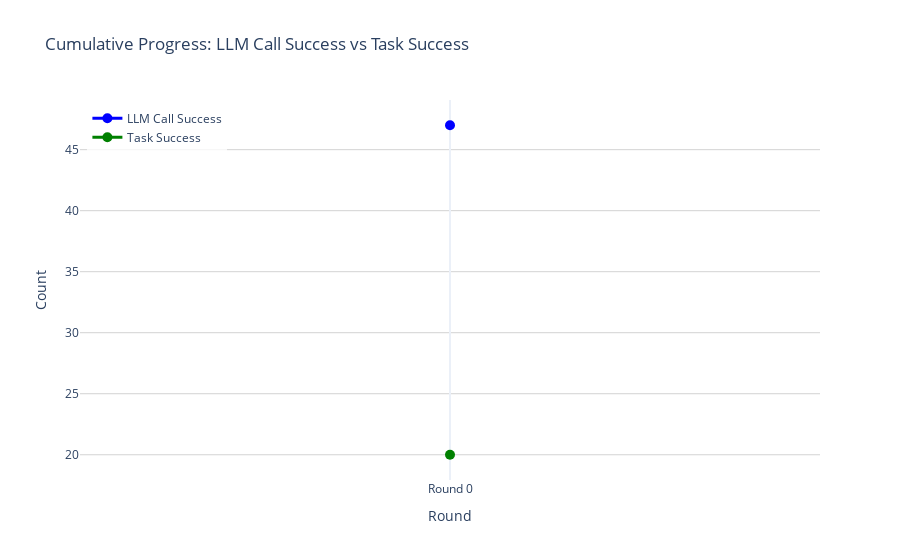
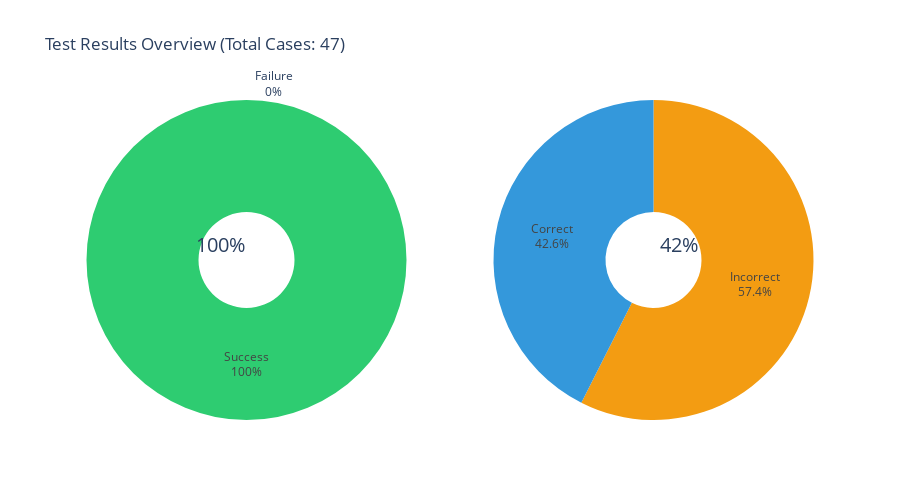
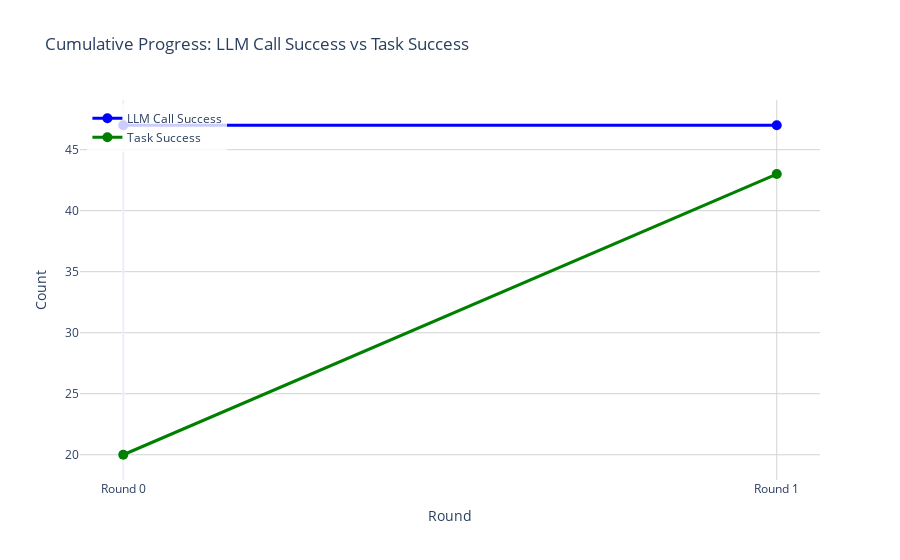
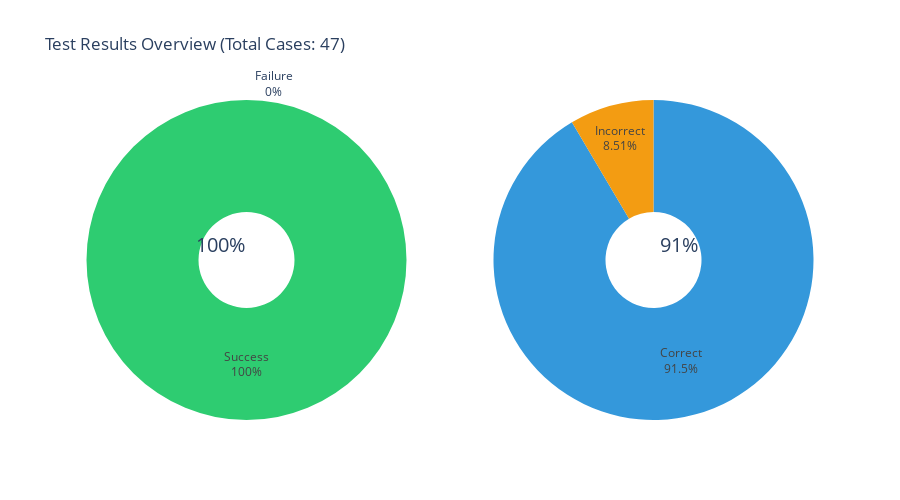

The cell these charts' notebook holds for them, in order:
### Code cell
# Run iterative improvement with optimized PDF caching
MAX_ROUND = 5
round_data_sets = [baseline_result]

print("\n🚀 Starting Optimization Process with PDF Caching")
print("=" * 80)

# Save baseline prompt to file (Round 0)
print("💾 Saving baseline prompt...")
save_prompt_to_file(baseline_result['prompt_template'], 0, results_dir)

# Display PDF cache status
if _pdf_content_cache:
    print(f"📋 PDF Cache Status: {len(_pdf_content_cache)} files cached from baseline")
    print(f"🎯 Cache will be reused for all optimization rounds")
    print(f"⚡ Expected speedup: ~75% faster PDF processing")
else:
    print("📋 No PDF cache available - first run will create cache")

# Plot baseline
print("\n📊 Generating baseline chart...")
fig = plot_cumulative_success(round_data_sets)
timestamp = datetime.now().strftime("%Y%m%d_%H%M%S")
chart_file = os.path.join(results_dir, f"baseline_chart_{timestamp}.html")
fig.write_html(chart_file)
print(f"✅ Baseline chart saved to {chart_file}")
fig.show()

# Show baseline detailed results
print("\n📋 Baseline Detailed Results:")
plot_results_with_details(baseline_result['test_cases'], baseline_result['stats'])

# Optimization rounds with enhanced tracking
for i in range(MAX_ROUND):
    print(f"\n{'='*80}")
    print(f"🔄 OPTIMIZATION ROUND {i+1}/{MAX_ROUND}")
    print(f"{'='*80}")
    
    # Start timer for this round
    round_start_time = time.time()
    
    round_data_set = process_one_round(
        round_data_sets[-1], i, user_prompt_template, system_prompt, target_model_id, results_dir
    )
    round_data_sets.append(round_data_set)
    
    # Calculate round time
    round_time = time.time() - round_start_time
    
    # Enhanced results display
    print(f"\n📊 Round {i+1} Results:")
    print(f"   LLM successful: {round_data_set['stats']['llm_successful']}")
    print(f"   Task successful: {round_data_set['stats']['task_succeed']}")
    print(f"   Accuracy: {round_data_set['stats']['task_succeed'] / round_data_set['stats']['total'] * 100:.1f}%")
    print(f"   Round time: {round_time:.1f} seconds")
    
    # Show cache efficiency
    if 'cached_pdfs' in round_data_set['stats']:
        cached_ratio = round_data_set['stats']['cached_pdfs'] / round_data_set['stats']['total']
        print(f"   PDF Cache efficiency: {cached_ratio:.1%}")
    
    # Calculate improvement
    improvement = round_data_set['stats']['task_succeed'] - baseline_result['stats']['task_succeed']
    improvement_pct = improvement / baseline_result['stats']['total'] * 100
    print(f"   Improvement over baseline: {improvement} cases ({improvement_pct:.1f}%)")
    
    # Show improvement trend
    if i > 0:
        prev_success = round_data_sets[-2]['stats']['task_succeed']
        current_success = round_data_set['stats']['task_succeed']
        round_improvement = current_success - prev_success
        if round_improvement > 0:
            print(f"   📈 Round improvement: +{round_improvement} cases")
        elif round_improvement < 0:
            print(f"   📉 Round change: {round_improvement} cases")
        else:
            print(f"   ➡️  No change from previous round")
    
    # Plot progress
    print(f"\n📈 Updating progress chart...")
    fig = plot_cumulative_success(round_data_sets)
    chart_file = os.path.join(results_dir, f"progress_round_{i+1}_{timestamp}.html")
    fig.write_html(chart_file)
    print(f"✅ Progress chart saved to {chart_file}")
    fig.show()
    
    # Show detailed results for this round
    print(f"\n📋 Round {i+1} Detailed Results:")
    plot_results_with_details(round_data_set['test_cases'], round_data_set['stats'])
    
    # Add separator between rounds
    if i < MAX_ROUND - 1:
        print("\n⏳ Preparing for next round...")
        time.sleep(1)  # Brief pause between rounds

# Final comprehensive comparison
final_result = round_data_sets[-1]
print(f"\n{'='*80}")
print(f"🎯 FINAL RESULTS COMPARISON")
print(f"{'='*80}")

# Calculate overall statistics
baseline_accuracy = baseline_result['stats']['task_succeed'] / baseline_result['stats']['total'] * 100
final_accuracy = final_result['stats']['task_succeed'] / final_result['stats']['total'] * 100
total_improvement = final_result['stats']['task_succeed'] - baseline_result['stats']['task_succeed']
improvement_percentage = total_improvement / baseline_result['stats']['total'] * 100

print(f"📊 Accuracy Comparison:")
print(f"   Baseline: {baseline_result['stats']['task_succeed']}/{baseline_result['stats']['total']} ({baseline_accuracy:.1f}%)")
print(f"   Final:    {final_result['stats']['task_succeed']}/{final_result['stats']['total']} ({final_accuracy:.1f}%)")
print(f"   Improvement: {total_improvement} cases ({improvement_percentage:.1f}%)")

# Show performance metrics
print(f"\n⚡ Performance Metrics:")
if 'cached_pdfs' in final_result['stats']:
    print(f"   PDF Cache hits: {final_result['stats']['cached_pdfs']}/{final_result['stats']['total']}")
    print(f"   Unique PDFs: {final_result['stats']['unique_pdfs']}")
    print(f"   Cache efficiency: {final_result['stats']['cached_pdfs'] / final_result['stats']['total']:.1%}")

print(f"   Local ECCN embeddings: ✅ Active")
print(f"   Total test cases: {final_result['stats']['total']}")

# Save detailed final comparison
final_comparison = {
    "baseline": {
        "accuracy": baseline_accuracy / 100,
        "correct_cases": baseline_result['stats']['task_succeed'],
        "total_cases": baseline_result['stats']['total']
    },
    "optimized": {
        "accuracy": final_accuracy / 100,
        "correct_cases": final_result['stats']['task_succeed'],
        "total_cases": final_result['stats']['total']
    },
    "improvement": {
        "cases": total_improvement,
        "percentage": improvement_percentage
    },
    "performance": {
        "pdf_cache_efficiency": final_result['stats'].get('cached_pdfs', 0) / final_result['stats']['total'],
        "unique_pdfs": final_result['stats'].get('unique_pdfs', 0),
        "local_embeddings": True
    }
}

comparison_file = os.path.join(results_dir, f"final_comparison_{timestamp}.json")
with open(comparison_file, 'w') as f:
    json.dump(final_comparison, f, indent=2)

print(f"\n💾 Final comparison saved to {comparison_file}")

# Show all saved prompts
prompts_dir = os.path.join(results_dir, "prompts")
if os.path.exists(prompts_dir):
    prompt_files = [f for f in os.listdir(prompts_dir) if f.endswith('.txt')]
    prompt_files.sort()
    print(f"\n📝 Prompt Files Saved ({len(prompt_files)} total):")
    for prompt_file in prompt_files:
        file_path = os.path.join(prompts_dir, prompt_file)
        file_size = os.path.getsize(file_path)
        print(f"   📄 {prompt_file} ({file_size} bytes)")

# Success message
if improvement_percentage > 0:
    print(f"\n🎉 Optimization SUCCESSFUL!")
    print(f"   🎯 Achieved {improvement_percentage:.1f}% improvement")
    print(f"   📈 {total_improvement} more cases classified correctly")
else:
    print(f"\n📊 Optimization COMPLETED")
    print(f"   ➡️  No improvement achieved, but baseline performance maintained")

print(f"\n🚀 Process completed with enhanced PDF caching and local ECCN embeddings!")

# Show final detailed comparison
print("\n📋 Final Optimized Results:")
plot_results_with_details(final_result['test_cases'], final_result['stats'])

### Figure 1 — Plotly figure (JSON) as saved in the notebook; plotly's stock layout.template omitted (floating-point values rounded to 4 significant figures)
{"data": [{"hoverinfo": "text", "line": {"color": "blue", "width": 3}, "marker": {"size": 10}, "mode": "lines+markers", "name": "LLM Call Success", "text": ["Round 0: 47"], "type": "scatter", "x": [0], "y": [47]}, {"hoverinfo": "text", "line": {"color": "green", "width": 3}, "marker": {"size": 10}, "mode": "lines+markers", "name": "Task Success", "text": ["Round 0: 20"], "type": "scatter", "x": [0], "y": [20]}], "layout": {"hovermode": "closest", "legend": {"bgcolor": "rgba(255, 255, 255, 0.8)", "x": 0.01, "y": 0.99}, "title": {"text": "Cumulative Progress: LLM Call Success vs Task Success"}, "xaxis": {"gridcolor": "lightgray", "gridwidth": 1, "showgrid": true, "tickmode": "array", "ticktext": ["Round 0"], "tickvals": [0], "title": {"text": "Round"}}, "yaxis": {"gridcolor": "lightgray", "gridwidth": 1, "showgrid": true, "side": "left", "title": {"text": "Count"}}}}

### Figure 2 — Plotly figure (JSON) as saved in the notebook; plotly's stock layout.template omitted (floating-point values rounded to 4 significant figures)
{"data": [{"domain": {"x": [0, 0.45], "y": [0, 1]}, "hole": 0.3, "hoverinfo": "label+percent", "labels": ["Success", "Failure"], "marker": {"colors": ["#2ecc71", "#e74c3c"]}, "name": "Invocation", "textfont": {"size": 12}, "textinfo": "label+percent", "type": "pie", "values": [1, 0]}, {"domain": {"x": [0.55, 1], "y": [0, 1]}, "hole": 0.3, "hoverinfo": "label+percent", "labels": ["Correct", "Incorrect"], "marker": {"colors": ["#3498db", "#f39c12"]}, "name": "Correctness", "textfont": {"size": 12}, "textinfo": "label+percent", "type": "pie", "values": [0.4255, 0.5745]}], "layout": {"annotations": [{"font": {"size": 20}, "showarrow": false, "text": "100%", "x": 0.19, "xanchor": "center", "xref": "paper", "y": 0.5, "yanchor": "bottom", "yref": "paper"}, {"font": {"size": 20}, "showarrow": false, "text": "42%", "x": 0.81, "xanchor": "center", "xref": "paper", "y": 0.5, "yanchor": "bottom", "yref": "paper"}], "height": 500, "showlegend": false, "title": {"text": "Test Results Overview (Total Cases: 47)"}}}

### Figure 3 — Plotly figure (JSON) as saved in the notebook; plotly's stock layout.template omitted (floating-point values rounded to 4 significant figures)
{"data": [{"hoverinfo": "text", "line": {"color": "blue", "width": 3}, "marker": {"size": 10}, "mode": "lines+markers", "name": "LLM Call Success", "text": ["Round 0: 47", "Round 1: 47"], "type": "scatter", "x": [0, 1], "y": [47, 47]}, {"hoverinfo": "text", "line": {"color": "green", "width": 3}, "marker": {"size": 10}, "mode": "lines+markers", "name": "Task Success", "text": ["Round 0: 20", "Round 1: 43"], "type": "scatter", "x": [0, 1], "y": [20, 43]}], "layout": {"hovermode": "closest", "legend": {"bgcolor": "rgba(255, 255, 255, 0.8)", "x": 0.01, "y": 0.99}, "title": {"text": "Cumulative Progress: LLM Call Success vs Task Success"}, "xaxis": {"gridcolor": "lightgray", "gridwidth": 1, "showgrid": true, "tickmode": "array", "ticktext": ["Round 0", "Round 1"], "tickvals": [0, 1], "title": {"text": "Round"}}, "yaxis": {"gridcolor": "lightgray", "gridwidth": 1, "showgrid": true, "side": "left", "title": {"text": "Count"}}}}

### Figure 4 — Plotly figure (JSON) as saved in the notebook; plotly's stock layout.template omitted (floating-point values rounded to 4 significant figures)
{"data": [{"domain": {"x": [0, 0.45], "y": [0, 1]}, "hole": 0.3, "hoverinfo": "label+percent", "labels": ["Success", "Failure"], "marker": {"colors": ["#2ecc71", "#e74c3c"]}, "name": "Invocation", "textfont": {"size": 12}, "textinfo": "label+percent", "type": "pie", "values": [1, 0]}, {"domain": {"x": [0.55, 1], "y": [0, 1]}, "hole": 0.3, "hoverinfo": "label+percent", "labels": ["Correct", "Incorrect"], "marker": {"colors": ["#3498db", "#f39c12"]}, "name": "Correctness", "textfont": {"size": 12}, "textinfo": "label+percent", "type": "pie", "values": [0.9149, 0.08511]}], "layout": {"annotations": [{"font": {"size": 20}, "showarrow": false, "text": "100%", "x": 0.19, "xanchor": "center", "xref": "paper", "y": 0.5, "yanchor": "bottom", "yref": "paper"}, {"font": {"size": 20}, "showarrow": false, "text": "91%", "x": 0.81, "xanchor": "center", "xref": "paper", "y": 0.5, "yanchor": "bottom", "yref": "paper"}], "height": 500, "showlegend": false, "title": {"text": "Test Results Overview (Total Cases: 47)"}}}
